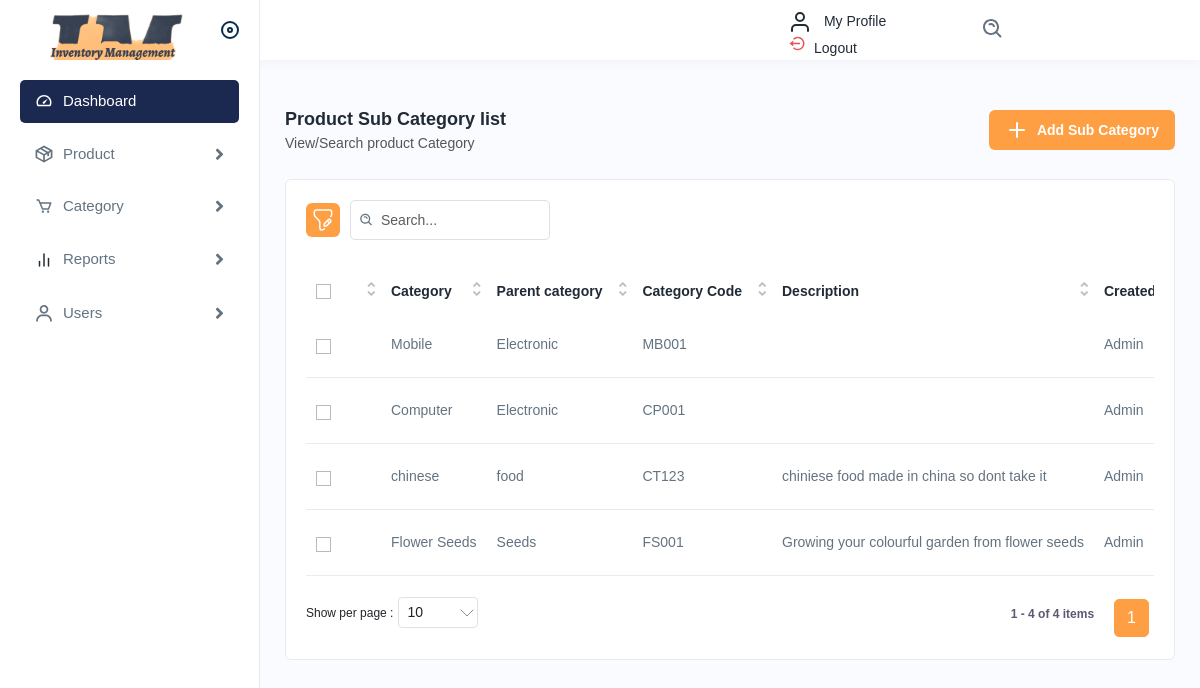
Screenshot of /subcategorylist.php with the database file from the repository.
### tables this page shows
CREATE TABLE `cat` (
  `id` int(10) NOT NULL,
  `category_name` varchar(40) NOT NULL,
  `category_code` varchar(40) NOT NULL,
  `image` varchar(100) NOT NULL
);

CREATE TABLE `sub_cat` (
  `sub_id` int(50) NOT NULL,
  `sub_name` varchar(50) NOT NULL,
  `sub_desc` varchar(150) NOT NULL,
  `cat_id` int(50) NOT NULL,
  `sccode` varchar(50) NOT NULL
);

### subcategorylist.php (the view, shortened to what this page needs)
<?php
include('header.php');
?>
<div class="page-wrapper">
	<div class="content">
		<div class="page-header">
			<div class="page-title">
				<h4>Product Sub Category list</h4>
				<h6>View/Search product Category</h6>
			</div>
			<div class="page-btn">
				<a href="subcategory.php" class="btn btn-added"><img src="assets/img/icons/plus.svg" class="me-2" alt="img"> Add Sub Category</a>
			</div>
		</div>
		<div class="card">
			<div class="card-body">
				<div class="table-top">
					<div class="search-set">
						<div class="search-path">
							<a class="btn btn-filter" id="filter_search">
								<img src="assets/img/icons/filter.svg" alt="img">
							</a>
						</div>
						<div class="search-input">
							<a class="btn btn-searchset"><img src="assets/img/icons/search-white.svg" alt="img"></a>
						</div>
					</div>
				</div>
				<div class="table-responsive">
					<table class="table  datanew">
						<thead>
							<tr>
								<th>
									<label class="checkboxs">
										<span class="checkmarks"></span>
									</label>
								</th>
								<th>Category</th>
								<th>Parent category</th>
								<th>Category Code</th>
								<th>Description</th>
								<th>Created By</th>
							</tr>
						</thead>
						<tbody>
							<?php
							$sql = "SELECT * FROM sub_cat";
							$rs = mysqli_query($conn, $sql);
							if (mysqli_num_rows($rs) > 0) {
								foreach ($rs as $cat_u) {
									$sel = $cat_u['cat_id'];
									$sql1 = "SELECT category_name from cat where id=" . $sel;
									$rs1 = mysqli_query($conn, $sql1);
									if (mysqli_num_rows($rs1) > 0) {
										foreach ($rs1 as $cat_u1) {
											$subcat = $cat_u['sub_name'];
							?>
											<tr>
												<td>
													<label class="checkboxs">
														<span class="checkmarks"></span>
													</label>
												</td>
												<td><?= $subcat ?></td>
												<td><?= $cat_u1['category_name']; ?></td>
												<td><?= $cat_u['sccode']; ?> </td>
												<td>
													<?= $cat_u['sub_desc']; ?></td>
												<td>Admin</td>
												<td>
									<?php
										}
									} else {
										echo "no problem ";
									}
								}
							} else {
								echo "something else wrong";
							}
									?>
												</td>
											</tr>
						</tbody>
					</table>
				</div>
			</div>
		</div>
	</div>
</div>
</body>
</html>

### rows the page displays
sub_cat: sub_name "Mobile", sccode "MB001"
cat: category_name "Electronic"
sub_cat: sub_name "Computer", sccode "CP001"
sub_cat: sub_name "chinese", sccode "CT123", sub_desc "chiniese food made in china so dont take it"
cat: category_name "food"
sub_cat: sub_name "Flower Seeds", sccode "FS001", sub_desc "Growing your colourful garden from flower seeds"
cat: category_name "Seeds"
